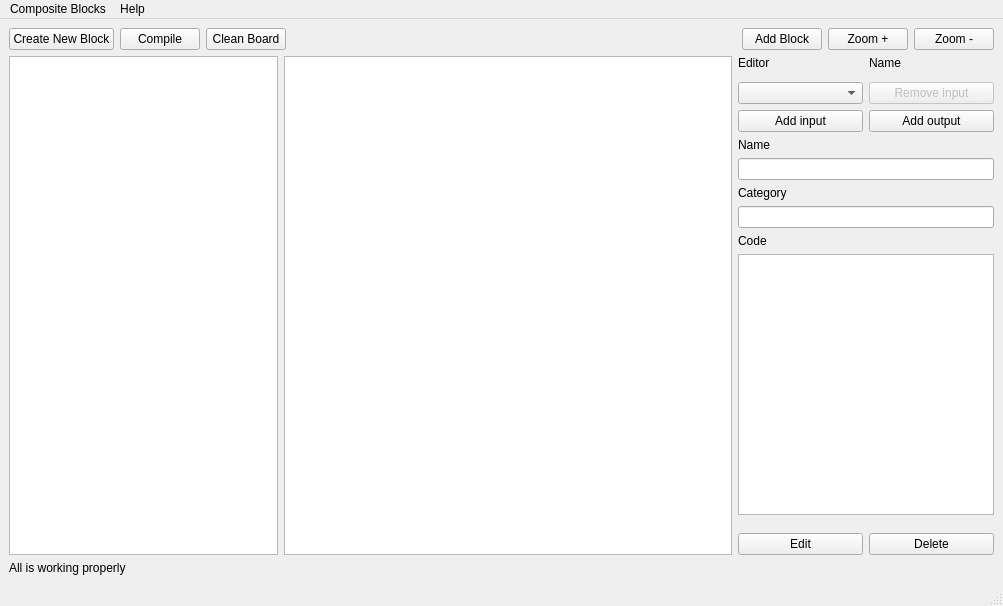
<?xml version="1.0" encoding="UTF-8"?>
<ui version="4.0">
 <author>David Hudák</author>
 <comment>File contains generated design of main window</comment>
 <class>MainWindow</class>
 <widget class="QMainWindow" name="MainWindow">
  <property name="geometry">
   <rect>
    <x>0</x>
    <y>0</y>
    <width>1003</width>
    <height>606</height>
   </rect>
  </property>
  <property name="windowTitle">
   <string>MainWindow</string>
  </property>
  <widget class="QWidget" name="centralwidget">
   <layout class="QGridLayout" name="gridLayout_6">
    <item row="1" column="0">
     <layout class="QGridLayout" name="gridLayout_5">
      <item row="0" column="4">
       <widget class="QLabel" name="label_3">
        <property name="text">
         <string>Name</string>
        </property>
       </widget>
      </item>
      <item row="2" column="4">
       <widget class="QPushButton" name="pushButton_8">
        <property name="enabled">
         <bool>false</bool>
        </property>
        <property name="text">
         <string>Remove input</string>
        </property>
       </widget>
      </item>
      <item row="3" column="4">
       <widget class="QPushButton" name="pushButton_7">
        <property name="text">
         <string>Add output</string>
        </property>
       </widget>
      </item>
      <item row="8" column="3">
       <widget class="QLabel" name="label_4">
        <property name="text">
         <string>Code</string>
        </property>
       </widget>
      </item>
      <item row="4" column="3">
       <widget class="QLabel" name="label_5">
        <property name="text">
         <string>Name</string>
        </property>
       </widget>
      </item>
      <item row="6" column="3">
       <widget class="QLabel" name="label_6">
        <property name="text">
         <string>Category</string>
        </property>
       </widget>
      </item>
      <item row="2" column="3">
       <widget class="QComboBox" name="comboBox">
        <property name="currentText">
         <string/>
        </property>
        <property name="currentIndex">
         <number>-1</number>
        </property>
       </widget>
      </item>
      <item row="7" column="3" colspan="2">
       <widget class="QLineEdit" name="lineEdit_2"/>
      </item>
      <item row="9" column="3" colspan="2">
       <widget class="QPlainTextEdit" name="plainTextEdit">
        <property name="enabled">
         <bool>true</bool>
        </property>
        <property name="readOnly">
         <bool>false</bool>
        </property>
       </widget>
      </item>
      <item row="0" column="3">
       <widget class="QLabel" name="label_2">
        <property name="text">
         <string>Editor</string>
        </property>
       </widget>
      </item>
      <item row="12" column="3">
       <widget class="QPushButton" name="pushButton_4">
        <property name="text">
         <string>Edit</string>
        </property>
       </widget>
      </item>
      <item row="5" column="3" colspan="2">
       <widget class="QLineEdit" name="lineEdit"/>
      </item>
      <item row="12" column="4">
       <widget class="QPushButton" name="pushButton_5">
        <property name="text">
         <string>Delete</string>
        </property>
       </widget>
      </item>
      <item row="3" column="3">
       <widget class="QPushButton" name="pushButton_6">
        <property name="text">
         <string>Add input</string>
        </property>
       </widget>
      </item>
      <item row="0" column="0" rowspan="13">
       <layout class="QHBoxLayout" name="horizontalLayout_2">
        <item>
         <widget class="QListView" name="listView">
          <property name="maximumSize">
           <size>
            <width>269</width>
            <height>16777215</height>
           </size>
          </property>
          <property name="editTriggers">
           <set>QAbstractItemView::NoEditTriggers</set>
          </property>
         </widget>
        </item>
        <item>
         <widget class="QGraphicsView" name="graphicsView"/>
        </item>
       </layout>
      </item>
     </layout>
    </item>
    <item row="2" column="0">
     <widget class="QLabel" name="label">
      <property name="text">
       <string>All is working properly</string>
      </property>
     </widget>
    </item>
    <item row="0" column="0">
     <layout class="QHBoxLayout" name="horizontalLayout">
      <item>
       <widget class="QPushButton" name="pushButton">
        <property name="text">
         <string>Create New Block</string>
        </property>
       </widget>
      </item>
      <item>
       <widget class="QPushButton" name="pushButton_2">
        <property name="text">
         <string>Compile</string>
        </property>
       </widget>
      </item>
      <item>
       <widget class="QPushButton" name="pushButton_3">
        <property name="text">
         <string>Clean Board</string>
        </property>
       </widget>
      </item>
      <item>
       <spacer name="horizontalSpacer">
        <property name="orientation">
         <enum>Qt::Horizontal</enum>
        </property>
        <property name="sizeHint" stdset="0">
         <size>
          <width>40</width>
          <height>20</height>
         </size>
        </property>
       </spacer>
      </item>
      <item>
       <widget class="QPushButton" name="pushButton_12">
        <property name="text">
         <string>Add Block</string>
        </property>
       </widget>
      </item>
      <item>
       <widget class="QPushButton" name="pushButton_10">
        <property name="text">
         <string>Zoom +</string>
        </property>
       </widget>
      </item>
      <item>
       <widget class="QPushButton" name="pushButton_11">
        <property name="text">
         <string>Zoom -</string>
        </property>
       </widget>
      </item>
     </layout>
    </item>
   </layout>
  </widget>
  <widget class="QMenuBar" name="menubar">
   <property name="geometry">
    <rect>
     <x>0</x>
     <y>0</y>
     <width>1003</width>
     <height>26</height>
    </rect>
   </property>
   <widget class="QMenu" name="menuHelp">
    <property name="title">
     <string>Help</string>
    </property>
    <addaction name="actionHelp"/>
   </widget>
   <widget class="QMenu" name="menuComposite_Blocks">
    <property name="title">
     <string>Composite Blocks</string>
    </property>
    <addaction name="separator"/>
    <addaction name="actionLoad"/>
    <addaction name="actionSave"/>
   </widget>
   <addaction name="menuComposite_Blocks"/>
   <addaction name="menuHelp"/>
  </widget>
  <widget class="QStatusBar" name="statusbar"/>
  <action name="actionHelp">
   <property name="text">
    <string>Help</string>
   </property>
  </action>
  <action name="actionSave">
   <property name="text">
    <string>Save</string>
   </property>
  </action>
  <action name="actionLoad">
   <property name="text">
    <string>Load</string>
   </property>
  </action>
 </widget>
 <resources/>
 <connections/>
</ui>
